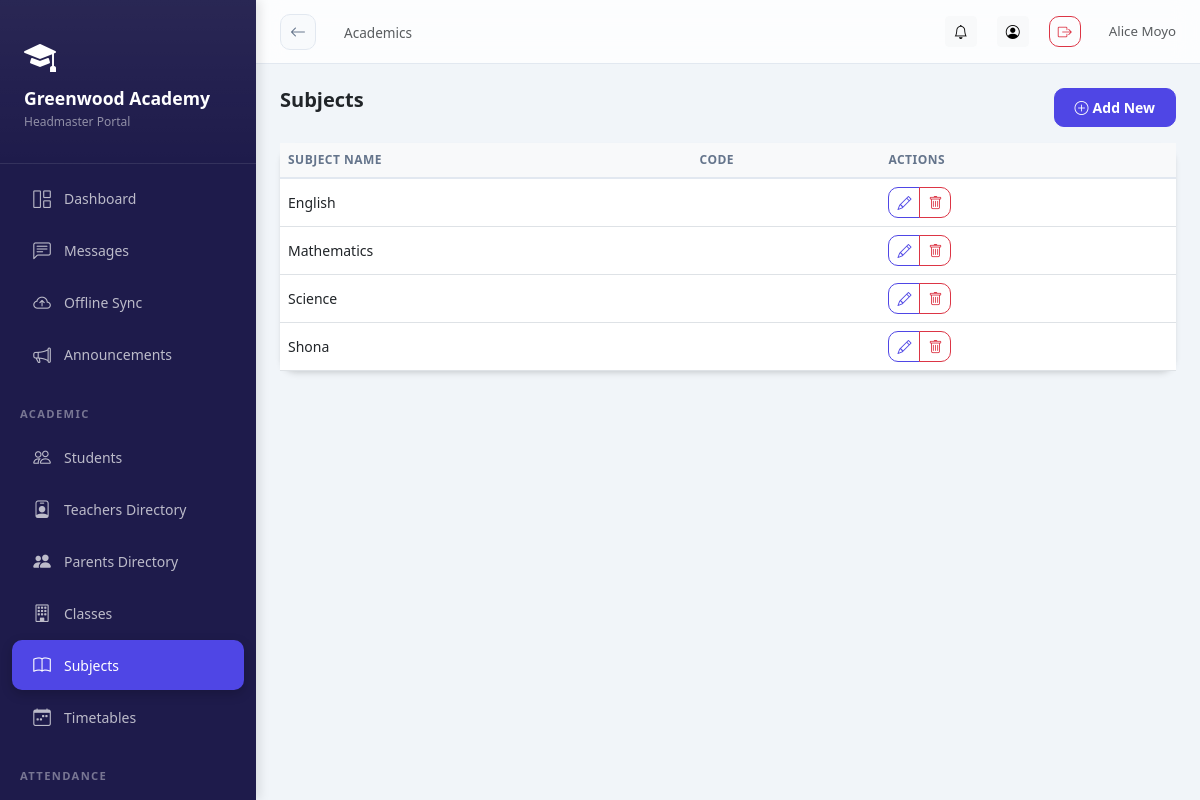
The app's page /academics/subjects/ (signed in) with its own data.
### schools/models.py (models this page shows, shortened)
class School(models.Model):
    STATUS_CHOICES = [
        ('pending', 'Pending Approval'),
        ('active', 'Active'),
        ('suspended', 'Suspended'),
        ('rejected', 'Rejected'),
    ]
    name = models.CharField(max_length=200)
    subdomain = models.CharField(max_length=50, unique=True, db_index=True)
    email = models.EmailField()
    phone = models.CharField(max_length=20, blank=True)
    address = models.TextField(blank=True)
    logo = models.ImageField(upload_to='school_logos/', blank=True, null=True)
    theme_color = models.CharField(max_length=7, default='#4F46E5', help_text='Hex color code')
    motto = models.CharField(max_length=200, blank=True)
    status = models.CharField(max_length=20, choices=STATUS_CHOICES, default='pending')
    is_demo = models.BooleanField(default=False)
    created_at = models.DateTimeField(auto_now_add=True)
    updated_at = models.DateTimeField(auto_now=True)
    is_deleted = models.BooleanField(default=False)
    parent_registration_enabled = models.BooleanField(default=True)
    registration_token = models.CharField(max_length=100, unique=True, blank=True, null=True)
    subscription_active = models.BooleanField(default=False)
    subscription_expires = models.DateTimeField(null=True, blank=True)
    GRADING_SYSTEM_CHOICES = [
        ('system', 'System Grading (Default: 30% CA, 70% Exam)'),
        ('custom_weights', 'Custom CA/Exam Weights'),
        ('multiple_components', 'Multiple Assessment Components'),
        ('subject_specific', 'Subject-Specific Grading'),
    ]
    grading_system = models.CharField(
        max_length=30,
        choices=GRADING_SYSTEM_CHOICES,
        default='system',
        help_text='Choose the grading system for your school'
    )
    ca_weight = models.FloatField(
        default=30.0,
        help_text='Weight percentage for Continuous Assessment (CA)',
        validators=[MinValueValidator(0), MaxValueValidator(100)]
    )
    exam_weight = models.FloatField(
        default=70.0,
        help_text='Weight percentage for Exam',
        validators=[MinValueValidator(0), MaxValueValidator(100)]
    )
    class Meta:
        ordering = ['-created_at']

class SchoolUser(SyncBaseModel):
    ROLE_CHOICES = [
        ('headmaster', 'Headmaster'),
        ('admin', 'School Admin'),
        ('teacher', 'Teacher'),
        ('student', 'Student'),
        ('parent', 'Parent'),
    ]
    user = models.ForeignKey(User, on_delete=models.CASCADE, related_name='school_memberships')
    school = models.ForeignKey(School, on_delete=models.CASCADE, related_name='members', db_index=True)
    role = models.CharField(max_length=20, choices=ROLE_CHOICES, db_index=True)
    is_active = models.BooleanField(default=True, db_index=True)
    signature = models.ImageField(upload_to='signatures/', blank=True, null=True)
    class Meta:
        unique_together = ['user', 'school']

### academics/models.py (models this page shows)
class Subject(SyncBaseModel):
    school = models.ForeignKey(School, on_delete=models.CASCADE, related_name='subjects')
    name = models.CharField(max_length=100)
    code = models.CharField(max_length=20, blank=True)
    description = models.TextField(blank=True)
    objects = TenantManager()
    all_objects = models.Manager()
    class Meta:
        ordering = ['name']
    def __str__(self):
        return f"{self.name} - {self.school.name}"

### academics/views.py (the view)
# urls.py: path('subjects/', views.SubjectListView.as_view(), name='subject_list'),
@method_decorator(login_required, name='dispatch')
class SubjectListView(ListView):
    model = Subject
    template_name = 'academics/subject_list.html'
    context_object_name = 'subjects'
    def get_queryset(self):
        return Subject.objects.filter(school=self.request.school)

### core/models.py (called while the page is built)
    def get_queryset(self):
        queryset = super().get_queryset()
        school = get_current_school()
        if school:
            return queryset.filter(school=school)
        return queryset

### schools/context_processors.py (called while the page is built)
def school_context(request):
    school = getattr(request, 'school', None)
    school_role = ''
    if school and request.user.is_authenticated:
        try:
            su = SchoolUser.objects.get(user=request.user, school=school, is_active=True)
            school_role = su.role
        except SchoolUser.DoesNotExist:
            pass
    return {
        'current_school': school,
        'school_role': school_role,
    }

### academics/templates/academics/subject_list.html (shortened to what this page needs)
{% extends 'base_dashboard.html' %}
{% block page_title %}Academics{% endblock %}
{% block content %}
<div class="d-flex justify-content-between mb-3">
<h5 class="fw-bold mb-0">{% if 'list' in 'subject_list' %}{% if 'year' in 'subject_list' %}Academic Years{% elif 'level' in 'subject_list' %}Class Levels{% elif 'subject' in 'subject_list' %}Subjects{% elif 'section' in 'subject_list' %}Class Sections{% elif 'assignment' in 'subject_list' %}Teacher Assignments{% endif %}{% else %}{% if 'year' in 'subject_list' %}Add Academic Year{% elif 'level' in 'subject_list' %}Add Class Level{% elif 'subject' in 'subject_list' %}Add Subject{% elif 'section' in 'subject_list' %}Add Class Section{% elif 'assignment' in 'subject_list' %}Add Assignment{% else %}Form{% endif %}{% endif %}</h5>
{% if 'list' in 'subject_list' %}<a href="{% if 'year' in 'subject_list' %}{% url 'academics:academic_year_add' %}{% elif 'level' in 'subject_list' %}{% url 'academics:class_level_add' %}{% elif 'subject' in 'subject_list' %}{% url 'academics:subject_add' %}{% elif 'section' in 'subject_list' %}{% url 'academics:class_section_add' %}{% elif 'assignment' in 'subject_list' %}{% url 'academics:teacher_assignment_add' %}{% endif %}" class="btn btn-primary btn-sm"><i class="bi bi-plus-circle me-1"></i>Add New</a>{% endif %}
</div>
{% if 'list' in 'subject_list' %}
<div class="card"><div class="table-responsive"><table class="table table-hover mb-0">
<thead class="table-light"><tr><th>Subject Name</th><th>Code</th><th>Actions</th></tr></thead>
<tbody>
{% for obj in subjects %}
<tr>
  <td>{{ obj.name }}</td>
  <td>{{ obj.code }}</td>
  <td>
    <div class="btn-group btn-group-sm">
        <a href="{% url 'academics:subject_edit' obj.pk %}" class="btn btn-outline-primary" title="Edit">
          <i class="bi bi-pencil"></i>
        </a>
        <a href="{% url 'academics:subject_delete' obj.pk %}" class="btn btn-outline-danger" onclick="return confirm('Delete {{ obj }}?');" title="Delete">
          <i class="bi bi-trash"></i>
        </a>
    </div>
  </td>
</tr>
{% empty %}<tr><td colspan="3" class="text-center py-4 text-muted">No subjects yet.</td></tr>
{% endfor %}
</tbody>
</table></div></div>
{% endif %}
{% endblock %}

### templates/base_dashboard.html (shortened to what this page needs)
<!DOCTYPE html>
<html lang="en">
<head>
<link rel="stylesheet" href="https://cdn.jsdelivr.net/npm/bootstrap@5.3.0/dist/css/bootstrap.min.css">
<link rel="stylesheet" href="https://cdn.jsdelivr.net/npm/bootstrap-icons@1.11.0/font/bootstrap-icons.css">
<link href="https://cdn.jsdelivr.net/npm/tom-select@2.2.2/dist/css/tom-select.bootstrap5.css" rel="stylesheet">
</head>
<body>
<div class="sidebar" id="sidebar">
  <div class="sidebar-brand">
    {% if current_school.logo %}
      <img src="{{ current_school.logo.url }}" alt="{{ current_school.name }}" class="rounded">
  {% else %}
    <i class="bi bi-mortarboard-fill text-white mb-2 d-block" style="font-size: 2rem;"></i>
  {% endif %}
  <h5>{{ current_school.name|default:"AcademiaLink" }}</h5>
  <small>{{ school_role|title }} Portal</small>
  </div>
  <nav class="py-2">
    <a href="{% url 'analytics:dashboard' %}" class="nav-link {% if request.path == '/analytics/dashboard/' %}active{% endif %}">
      <i class="bi bi-grid-1x2"></i> Dashboard
    </a>
    <a href="{% url 'messaging:list' %}" class="nav-link {% if 'messages' in request.path %}active{% endif %}">
      <i class="bi bi-chat-left-text"></i> Messages
    </a>
    <a href="{% url 'offline_sync' %}" class="nav-link {% if request.resolver_match.url_name == 'offline_sync' %}active{% endif %}">
      <i class="bi bi-cloud-arrow-up"></i>
      <span>Offline Sync</span>
    </a>
    <a href="{% url 'notifications:announcements' %}" class="nav-link {% if 'announcements' in request.path %}active{% endif %}">
      <i class="bi bi-megaphone"></i> Announcements
    </a>
    {% if school_role in 'headmaster,teacher' %}
    <div class="nav-section">Academic</div>
    <a href="{% url 'academics:student_list' %}" class="nav-link {% if 'students' in request.path %}active{% endif %}">
      <i class="bi bi-people"></i> Students
    </a>
    {% if school_role in 'headmaster,teacher,admin' %}
    <a href="{% url 'academics:teacher_list' %}" class="nav-link {% if 'teachers' in request.path %}active{% endif %}">
      <i class="bi bi-person-badge"></i> Teachers Directory
    </a>
    <a href="{% url 'academics:parent_list' %}" class="nav-link {% if 'parents' in request.path %}active{% endif %}">
      <i class="bi bi-people-fill"></i> Parents Directory
    </a>
    {% endif %}
    <a href="{% url 'academics:class_section_list' %}" class="nav-link {% if 'sections' in request.path %}active{% endif %}">
      <i class="bi bi-building"></i> Classes
    </a>
    <a href="{% url 'academics:subject_list' %}" class="nav-link {% if 'subjects' in request.path %}active{% endif %}">
      <i class="bi bi-book"></i> Subjects
    </a>
    {% if school_role in 'headmaster,teacher,admin' %}
    <a href="{% url 'timetable:dashboard' %}" class="nav-link {% if 'timetable' in request.path %}active{% endif %}">
      <i class="bi bi-calendar-week"></i> Timetables
    </a>
    {% endif %}
    <div class="nav-section">Attendance</div>
    <a href="{% url 'attendance:home' %}" class="nav-link {% if 'attendance' in request.path %}active{% endif %}">
    </a>
    {% endif %}
  </nav>
</div>
<div class="main-content">
  <div class="topbar">
    <div class="topbar-left">
      <a href="javascript:history.back()" class="btn-back d-none d-md-flex" id="global-back-btn" title="Go Back">
        <i class="bi bi-arrow-left"></i>
      </a>
      <nav aria-label="breadcrumb" class="d-none d-md-block">
        <span class="text-muted" style="font-size:.85rem;">{% block page_title %}{% endblock %}</span>
      </nav>
    </div>
    <div class="topbar-right">
        <a href="{% url 'notifications:list' %}" class="btn btn-sm btn-light position-relative" title="Notifications">
        <i class="bi bi-bell"></i>
      </a>
      <a href="{% url 'accounts:profile' %}" class="btn btn-sm btn-light" title="Profile">
        <i class="bi bi-person-circle"></i>
      </a>
      <a href="{% url 'accounts:logout' %}" class="btn btn-sm btn-outline-danger" title="Logout">
        <i class="bi bi-box-arrow-right"></i>
      </a>
      <span class="text-muted d-none d-md-inline-block ms-2" style="font-size:.83rem;">
        {{ user.get_full_name|default:user.username }}
      </span>
    </div>
  </div>
  <div class="page-content">
    {% block content %}{% endblock %}
  </div>
</div>
</body>
</html>

### records on screen
School: name "Greenwood Academy"
SchoolUser: role "Headmaster"
Subject: name "English"
Subject: name "Mathematics"
Subject: name "Science"
Subject: name "Shona"

### other values on screen
{{ user.get_full_name|default:user.username }} "Alice Moyo"
